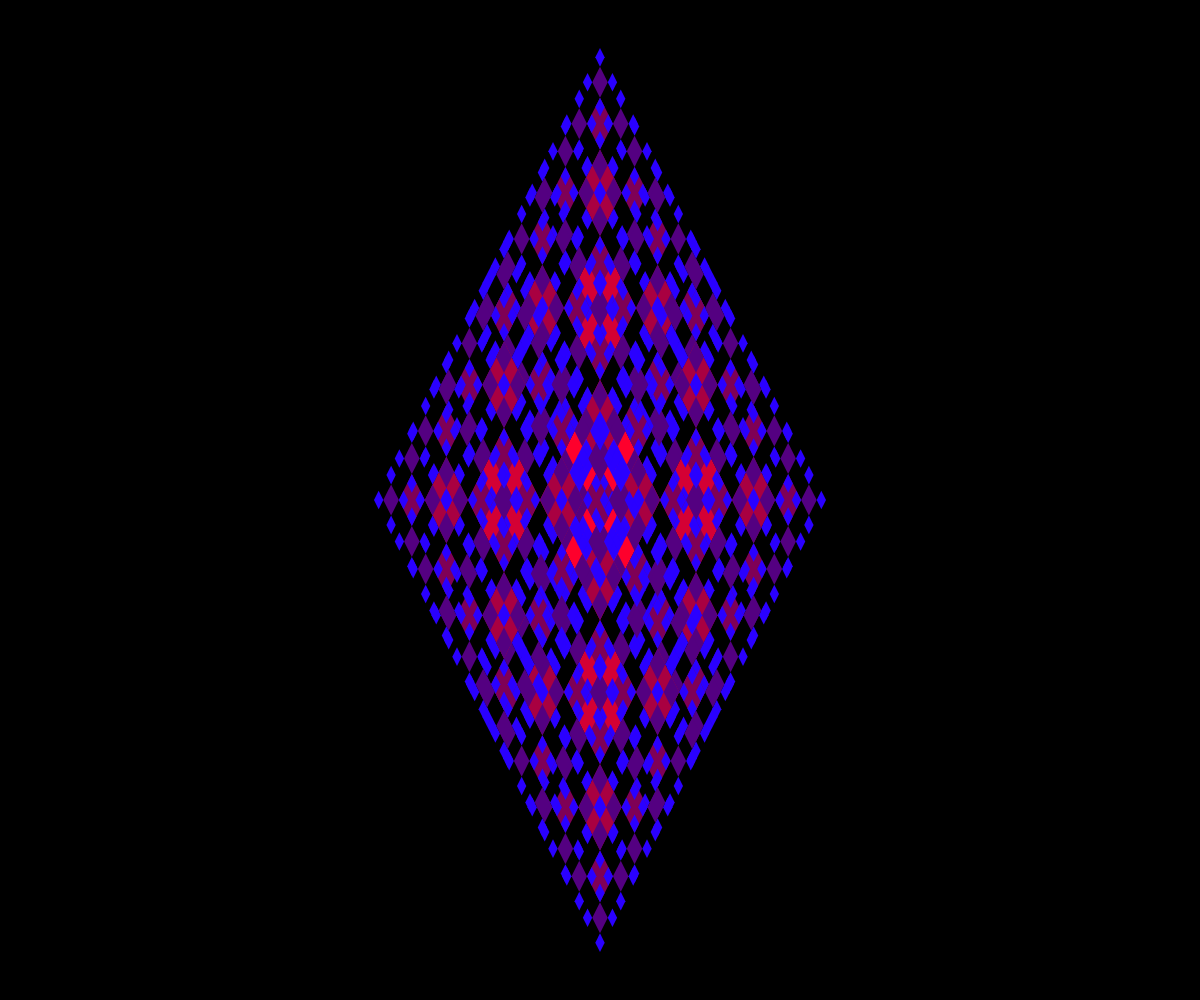
Frame 1 (no input)
Frame 2 (the mouse pressed at the canvas centre, redrawn once): identical to frame 1, image omitted

The p5.js sketch that drew this single still picture (run headless with seeded random() and noise() and a simulated clock; the mouse was pressed at the canvas centre and the sketch redrawn once):

// p5.js sketch
// ── sketch.js
// Frctal
// Logan Sosulski
// May 27, 2019
//
// Extra for Experts:
// - Didn't have to do it          B)

//Delcaring my starting size and level
const STARTINGSIZE = 60;
const STARTINGLEVEL = 6;


function setup() {
  createCanvas(windowWidth, windowHeight);
  noStroke();
  noLoop();
}

function draw() {
  background(0);
  drawFractal(width/2, height/2, STARTINGSIZE, STARTINGLEVEL);
}

function drawFractal(x, y, size, level) {
  const COLOUR_B = 255 / STARTINGLEVEL * STARTINGLEVEL / level+1;
  const COLOUR_R = 255 / STARTINGLEVEL * level-1;
  fill(COLOUR_R,0,COLOUR_B);
  quad(x, y-size*2, x+size, y, x, y+size*2, x-size, y);
  if (level > 1) {
    level = level - 1;
    drawFractal(x, y-size*2-size*0.6*2, size*0.6, level); //tops
    drawFractal(x+size+size*0.6, y, size*0.6, level); //right
    drawFractal(x, y+size*2+size*0.6*2, size*0.6, level); //bottom
    drawFractal(x-size-size*0.6, y, size*0.6, level); //left
  }
}
